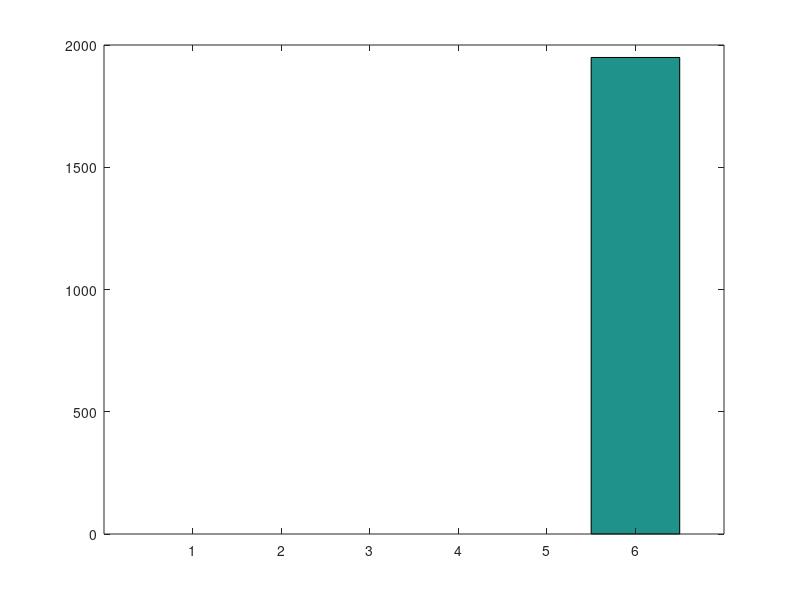

Source code (MATLAB):
hf=fopen('IScanTestFile.txt');
ch_vals = fread(hf, inf, 'uchar' );
fclose(hf);
chSync = hex2dec('44');
iSyncChar = find(ch_vals == chSync);

iSyncChIntervals = diff(iSyncChar);

% array index containing first frame char
iSyncFrames = iSyncChar(find(iSyncChIntervals==1));

%% Sanity check
% ii =168;
% ch_vals(iSyncFrames(ii))
% ch_vals(iSyncFrames(ii)+1)

iSyncFramesIntervals = diff(iSyncFrames);
iMaxIntewrval = max(iSyncFramesIntervals)
hist(iSyncFramesIntervals, 1:iMaxIntewrval);


